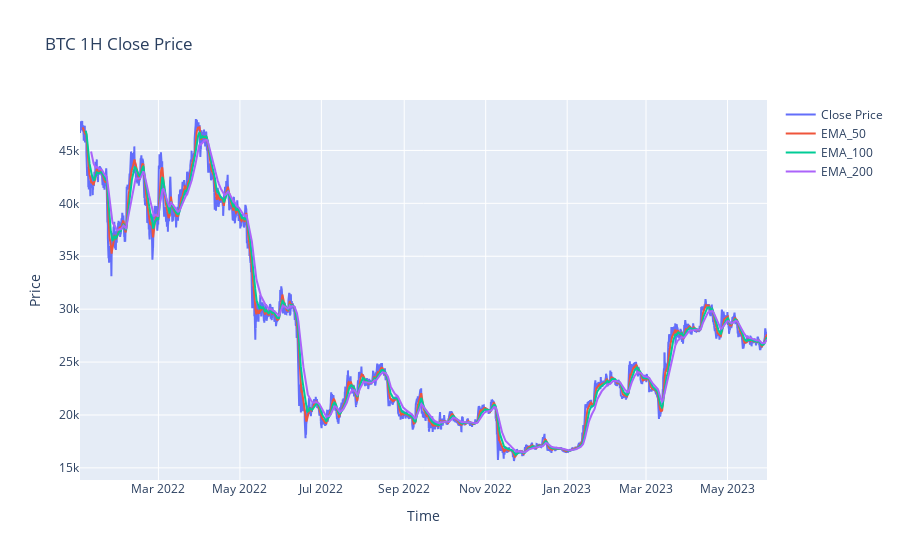

Notebook code cell kept with this figure:
### Code cell
# Create figure and specify size
fig = go.Figure()

# Add line plots
fig.add_trace(
    go.Scatter(x=strat1.index, y=strat1["close"], mode="lines", name="Close Price")
)
fig.add_trace(
    go.Scatter(x=strat1.index, y=strat1["EMA_50"], mode="lines", name="EMA_50")
)
fig.add_trace(
    go.Scatter(x=strat1.index, y=strat1["EMA_100"], mode="lines", name="EMA_100")
)
fig.add_trace(
    go.Scatter(x=strat1.index, y=strat1["EMA_200"], mode="lines", name="EMA_200")
)

# Set the layout
fig.update_layout(
    title="BTC 1H Close Price", xaxis=dict(title="Time"), yaxis=dict(title="Price")
)

# Display the plot
fig.show()

### Figure 1 — Plotly figure (JSON) as saved in the notebook; plotly's stock layout.template omitted (floating-point values rounded to 4 significant figures; data arrays with more than 128 entries replaced by an {"elided": "..."} marker saying what was removed)
{"data": [{"mode": "lines", "name": "Close Price", "type": "scatter", "x": {"elided": "12342 str values"}, "y": {"elided": "12342 float values"}}, {"mode": "lines", "name": "EMA_50", "type": "scatter", "x": {"elided": "12342 str values"}, "y": {"elided": "12342 float values"}}, {"mode": "lines", "name": "EMA_100", "type": "scatter", "x": {"elided": "12342 str values"}, "y": {"elided": "12342 float values"}}, {"mode": "lines", "name": "EMA_200", "type": "scatter", "x": {"elided": "12342 str values"}, "y": {"elided": "12342 float values"}}], "layout": {"title": {"text": "BTC 1H Close Price"}, "xaxis": {"title": {"text": "Time"}}, "yaxis": {"title": {"text": "Price"}}}}
